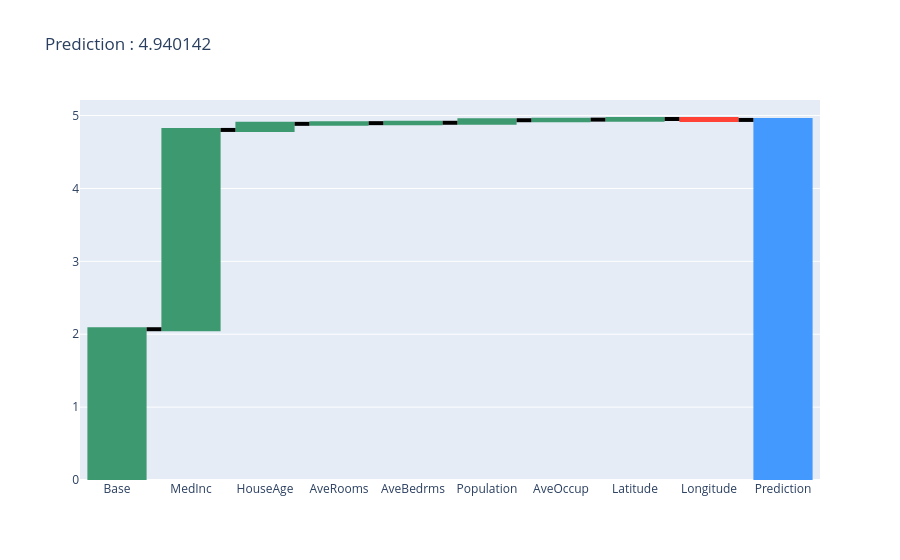

Notebook source saved alongside this figure:
### Code cell
import plotly.graph_objects as go

def create_waterfall_chart(contrib_df, prediction):
    #graphically show what each feature contributed to final prediction for this row
    fig = go.Figure(go.Waterfall(
        name = "Prediction", #orientation = "h", 
        measure = ["relative"] * (len(contrib_df)-1) + ["total"],
        x = contrib_df.index,
        y = contrib_df.Contributions,
        connector = {"mode":"between", "line":{"width":4, "color":"rgb(0, 0, 0)", "dash":"solid"}}
    ))

    fig.update_layout(title = "Prediction : %s"%prediction)

    return fig

create_waterfall_chart(contrib_df, contrib_df.loc["Prediction"][0])

### Figure 1 — Plotly figure (JSON) as saved in the notebook; plotly's stock layout.template omitted (floating-point values rounded to 4 significant figures)
{"data": [{"connector": {"line": {"color": "rgb(0, 0, 0)", "dash": "solid", "width": 4}, "mode": "between"}, "measure": ["relative", "relative", "relative", "relative", "relative", "relative", "relative", "relative", "relative", "total"], "name": "Prediction", "type": "waterfall", "x": ["Base", "MedInc", "HouseAge", "AveRooms", "AveBedrms", "Population", "AveOccup", "Latitude", "Longitude", "Prediction"], "y": [2.069, 2.734, 0.08374, 0.009322, 0.005268, 0.03512, 0.00801, 0.008702, -0.01273, 4.94]}], "layout": {"title": {"text": "Prediction : 4.940142"}}}
